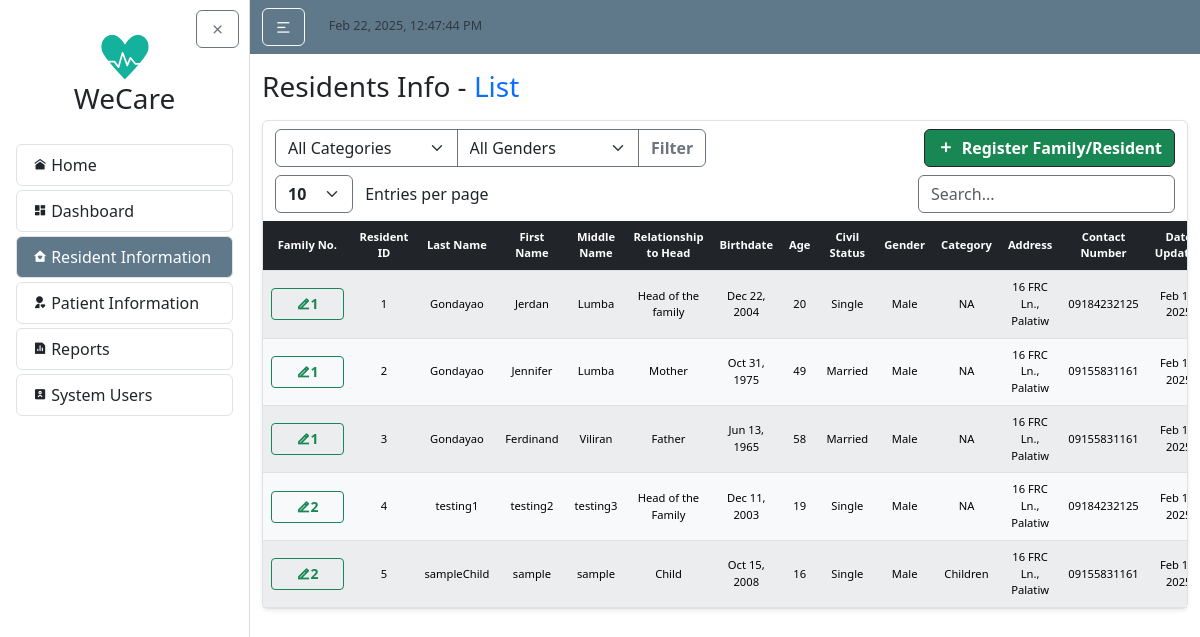
/residents/, run on an earlier commit of the app's database.
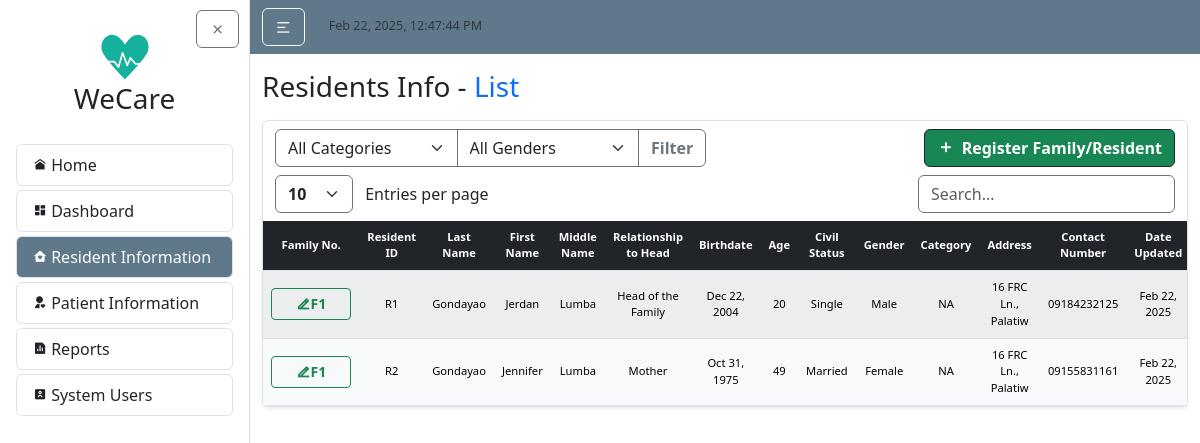
And on a later commit of the database.
### residentInfo/models.py (models this page shows, shortened)
class Resident(models.Model):
    id = models.CharField(max_length=10, primary_key=True, editable=False)
    family = models.ForeignKey(Family, on_delete=models.CASCADE, related_name='residents', null=True)
    last_name = models.CharField(max_length=100, default="--")
    first_name = models.CharField(max_length=100, default="--")
    middle_name = models.CharField(max_length=100, blank=True, null=True, default="--")
    relationship_to_head = models.CharField(max_length=50, default="--")
    birthdate = models.DateField(default=datetime.date(2000, 1, 1))
    age = models.PositiveIntegerField(default=0)
    civil_status = models.CharField(max_length=50, default="--")
    gender = models.CharField(max_length=20, choices=GENDER_CHOICES, default="Male")
    category = models.CharField(max_length=20, choices=CATEGORY_CHOICES, default='N/A')
    present_address = models.CharField(max_length=255, default="--")
    contact_number = models.CharField(max_length=20, default="--")
    date_updated = models.DateTimeField(auto_now=True)

class Family(models.Model):
    family_no = models.CharField(max_length=10, primary_key=True, editable=False)
    date_updated = models.DateTimeField(auto_now=True)

### residentInfo/views.py (the view)
# urls.py: path('', views.family_resident_list, name='resident-list'),
def family_resident_list(request):
    category = request.GET.get('category', '')
    gender = request.GET.get('gender', '')
    residents = Resident.objects.select_related('family').all()
    if category:
        residents = residents.filter(category=category)
    if gender:
        residents = residents.filter(gender=gender)
    residents = residents.order_by('family__family_no', 'id')
    return render(request, 'residentInfo/resident_list.html', {'residents': residents})

### residentInfo/templates/residentInfo/resident_list.html (shortened to what this page needs)
{% extends "home/layout.html" %}
{% block body %}
<h3 class="mb-3">Residents Info - <span class="text-primary">List</span></h3>
<article class="content-section border rounded p-0 shadow-sm">
    <div class="container">
      <div class="row mt-2">
        <div class="col-auto">
          <form method="get" action="">
            <div class="input-group">
                <select name="category" class="form-select border-secondary" style="cursor: pointer; vertical-align: middle;">
                  <option value="" {% if not request.GET.category %}selected{% endif %}>All Categories</option>
                </select>
                <select name="gender" class="form-select border-secondary" style="cursor: pointer; vertical-align: middle;">
                    <option value="" {% if not request.GET.gender %}selected{% endif %}>All Genders</option>
                </select>
              <button type="submit" class="btn btn-outline-secondary fw-bold">Filter</button>
            </div>
          </form>
        </div>
        <div class="col-auto ms-auto">
          <a href="{% url 'resident-create' %}" class="btn btn-success info border-dark fw-bold d-flex align-items-center">
            <i class="ri-add-fill" style="font-size: calc(6px + 0.8vw);"></i>
            <span class="ms-2">Register Family/Resident</span>
          </a>
        </div>
      </div>
      <div class="row mt-2">
        <div class="col-auto">
          <select id="customEntries" class="form-select d-inline w-auto border-secondary fw-bold" style="font-size: 1rem; cursor: pointer; vertical-align: middle;">
            <option value="10">10</option>
          </select>
          <span class="d-inline ms-2" style="font-size: 1rem; vertical-align: middle;">Entries per page</span>
        </div>
        <div class="col-auto ms-auto">
          <input type="text" id="searchBar" class="form-control d-inline w-auto border-secondary" placeholder="Search..." style="font-size: 1rem; vertical-align: middle;">
        </div>
      </div>
    </div>
    <div class="table-responsive mt-2">
        <table id="dataTable" class="table table-light table-striped table-striped text-cente m-0 projectTables">
        <thead class="table-dark">
          <tr>
            <th class="text-center">Family No.</th>
            <th class="text-center">Resident ID</th>
            <th class="text-center">Last Name</th>
            <th class="text-center">First Name</th>
            <th class="text-center">Middle Name</th>
            <th class="text-center">Relationship to Head</th>
            <th class="text-center">Birthdate</th>
            <th class="text-center">Age</th>
            <th class="text-center">Civil Status</th>
            <th class="text-center">Gender</th>
            <th class="text-center">Category</th>
            <th class="text-center">Address</th>
            <th class="text-center">Contact Number</th>
            <th class="text-center">Date Updated</th>
          </tr>
        </thead>
        <tbody>
            {% for resident in residents %}
            <tr>
                <td><a href="{% url 'family-update' resident.family.family_no %}" class="btn btn-sm btn-outline-success fw-bold px-4 text-center"><i class="ri-edit-2-line"></i>{{ resident.family.family_no }}</a></td>
                <td class="text-center">{{ resident.id }}</td>
                <td class="text-center">{{ resident.last_name }}</td>
                <td class="text-center">{{ resident.first_name }}</td>
                <td class="text-center">{{ resident.middle_name }}</td>
                <td class="text-center">{{ resident.relationship_to_head|capfirst }}</td>
                <td class="text-center">{{ resident.birthdate|date:"M d, Y" }}</td>
                <td class="text-center">{{ resident.age }}</td>
                <td class="text-center">{{ resident.civil_status }}</td>
                <td class="text-center">{{ resident.gender }}</td>
                <td class="text-center">{{ resident.category }}</td>
                <td class="text-center">{{ resident.present_address }}</td>
                <td class="text-center">{{ resident.contact_number }}</td>
                <td class="text-center">{{ resident.date_updated|date:"M d, Y" }}</td>
            </tr>
            {% endfor %}
        </tbody>
        </table>
    </div>
</article>
{% endblock body %}

### home/templates/home/layout.html (shortened to what this page needs)
{% load static %}
<!DOCTYPE html>
<html lang="en">
<head>
  <link rel="stylesheet" type="text/css" href="{% static 'home/main.css' %}">
  <link href="https://cdn.jsdelivr.net/npm/bootstrap@5.3.3/dist/css/bootstrap.min.css" rel="stylesheet">
  <link rel="stylesheet" href="https://cdnjs.cloudflare.com/ajax/libs/remixicon/4.6.0/remixicon.css">
  <link rel="stylesheet" href="//cdn.datatables.net/2.2.2/css/dataTables.dataTables.min.css">
  <link rel="stylesheet" href="https://cdn.jsdelivr.net/npm/flatpickr/dist/flatpickr.min.css">
</head>
<body>
  {% include "home/sidebar.html" %}
    <div id="content-wrapper" class="flex-grow-1">
      <header class="site-header">
        <nav class="navbar navbar-expand-md navbar-dark bg-steel">
          <div class="container">
            <div class="navbar-nav align-items-xl-center">
              <button id="sidebarToggle" class="btn btn-outline-light me-3">
                <i class="ri-menu-2-line"></i>
              </button>
            </div>
            <div class="ms-2 me-auto">
              <h5 class="d-flex align-items-end gap-1 mb-1">
                  <span class="text-light nav-font">
                      <small id="clock" class="my-auto text-muted text-light"></small>
                  </span>
              </h5>
            </div>
          </div>
        </nav>
      </header>
      <main id="main-content" role="main" class="container mt-3">
          <div class="row">
            <div class="col">
              {% block body %}{% endblock %}
            </div>
          </div>
      </main>
    </div>
  </div>
</body>
</html>

### home/templates/home/sidebar.html
{% load static %}
  <div id="page-wrapper" class="d-flex" style="min-height: 100vh;">
    <div id="sidebar" class="sidebar active">
      <div class="p-3" style="position: relative;">
        <button id="sidebarClose" class="btn btn-outline-secondary" style="position: absolute; top: 10px; right: 10px;">
          <i class="ri-close-line"></i>
        </button>
        <div class="sidebar-logo p-3 text-center">
          <a href="{% url "home" %}" class="nav-link">
              <img src="{% static 'home/images/WeCareLogo.svg' %}" alt="Logo" class="img-fluid logo-small">
              <h3 class="">WeCare</h3>
          </a>
        </div>
        <ul class="list-group my-1">
          <a href="{% url "home" %}" class="nav-link {% if request.path == '/' %}active{% endif %} rounded">
            <li class="list-group-item d-flex align-items-center menu-item">
              <i class="ri-home-9-fill me-1 menu-icons"></i>Home
            </li>
          </a>
        </ul>
        <ul class="list-group my-1">
            <a href="#" class="nav-link rounded">
              <li class="list-group-item d-flex align-items-center menu-item">
                <i class="ri-dashboard-fill me-1 menu-icons"></i>Dashboard
              </li>
            </a>
        </ul>
        <ul class="list-group my-1">
          <a href="{% url "resident-list" %}" class="nav-link {% if '/residents/' in request.path %}active{% endif %} rounded">
            <li class="list-group-item d-flex align-items-center menu-item">
              <i class="ri-home-heart-fill me-1 menu-icons"></i>Resident Information
            </li>
          </a>
        </ul>
        <ul class="list-group my-1">
          <a href="#" class="nav-link rounded">
            <li class="list-group-item d-flex align-items-center menu-item">
              <i class="ri-user-heart-fill me-1 menu-icons"></i>Patient Information
            </li>
          </a>
        </ul>
        <ul class="list-group my-1">
          <a href="#" class="nav-link rounded">
            <li class="list-group-item d-flex align-items-center menu-item">
              <i class="ri-file-chart-fill me-1 menu-icons"></i>Reports
            </li>
          </a>
        </ul>
        <ul class="list-group my-1">
          <a href="{% url "account-list" %}" class="nav-link {% if '/users/' in request.path %}active{% endif %} rounded">
            <li class="list-group-item d-flex align-items-center menu-item">
              <i class="ri-account-box-2-fill me-1 menu-icons"></i>System Users
            </li>
          </a>
        </ul>
      </div>
    </div>

### home/static/home/main.css (style rules this page uses)
body { background: #fafafa; color: #333333; }
h1, h2, h3, h4, h5, h6 { color: #444444; font-size: calc(1rem + 0.8vw); margin-bottom: 1rem; }
.bg-steel { background-color: #5f788a; }
.site-header { position: sticky; top: 0; z-index: 1000; }
.navbar-nav { flex-wrap: wrap; gap: 0.5rem; }
.nav-font { font-size: clamp(0.7rem, 1.2vw, 1rem); }
.content-section { background: #ffffff; padding: 1.25rem; border: 1px solid #dddddd; border-radius: 0.5rem; margin-bottom: 1.5rem; }
#page-wrapper { display: flex; min-height: 100vh; }
#content-wrapper { flex: 1; min-width: 0; transition: margin-left 0.3s ease; }
.sidebar { width: clamp(250px, 20vw, 300px); min-width: 0; background: #ffffff; border-right: 1px solid #ddd; transition: all 0.3s ease; overflow-y: auto; }
.menu-icons { font-size: calc(0.1rem + 1vw) !important; }
.menu-item { transition: background-color 0.3s ease, color 0.3s ease; }
.nav-link.active .menu-item { background-color: #5F788A; color: white; }
.logo-small { width: 50px; height: auto; max-width: 100%; }
.projectTables { min-width: 992px; font-size: calc(0.55rem + 0.2vw); margin-bottom: 0; }
.projectTables th, .projectTables td { padding: calc(5px + 0.2vw) calc(8px + 0.2vw); vertical-align: middle; border-color: #dee2e6; text-align: center; }
.projectTables thead th { font-weight: 600; }
button, input[type="submit"] { margin-top: 10px; }
.container { max-width: 1490px!important; }

What changed in the data, as far as the page shows it:
removed Resident: family.family_no "1", id "1", last_name "Gondayao", first_name "Jerdan", middle_name "Lumba", relationship_to_head "Head of the family", birthdate "Dec 22, 2004", age "20", civil_status "Single", gender "Male", category "NA", present_address "16 FRC Ln., Palatiw", contact_number "09184232125", date_updated "Feb…"
removed Resident: family.family_no "1", id "2", last_name "Gondayao", first_name "Jennifer", middle_name "Lumba", relationship_to_head "Mother", birthdate "Oct 31, 1975", age "49", civil_status "Married", gender "Male", category "NA", present_address "16 FRC Ln., Palatiw", contact_number "09155831161", date_updated "Feb…"
removed Resident: family.family_no "1", id "3", last_name "Gondayao", first_name "Ferdinand", middle_name "Viliran", relationship_to_head "Father", birthdate "Jun 13, 1965", age "58", civil_status "Married", gender "Male", category "NA", present_address "16 FRC Ln., Palatiw", contact_number "09155831161", date_updated "Feb…"
removed Resident: family.family_no "2", id "4", last_name "testing1", first_name "testing2", middle_name "testing3", relationship_to_head "Head of the Family", birthdate "Dec 11, 2003", age "19", civil_status "Single", gender "Male", category "NA", present_address "16 FRC Ln., Palatiw", contact_number "09184232125", date_updated "Feb…"
removed Resident: family.family_no "2", id "5", last_name "sampleChild", first_name "sample", middle_name "sample", relationship_to_head "Child", birthdate "Oct 15, 2008", age "16", civil_status "Single", gender "Male", category "Children", present_address "16 FRC Ln., Palatiw", contact_number "09155831161", date_updated "Feb…"
added Resident: family.family_no "F1", id "R1", last_name "Gondayao", first_name "Jerdan", middle_name "Lumba", relationship_to_head "Head of the Family", birthdate "Dec 22, 2004", age "20", civil_status "Single", gender "Male", category "NA", present_address "16 FRC Ln., Palatiw", contact_number "09184232125", date_updated "Feb 22, 2025"
added Resident: family.family_no "F1", id "R2", last_name "Gondayao", first_name "Jennifer", middle_name "Lumba", relationship_to_head "Mother", birthdate "Oct 31, 1975", age "49", civil_status "Married", gender "Female", category "NA", present_address "16 FRC Ln., Palatiw", contact_number "09155831161", date_updated "Feb 22, 2025"
